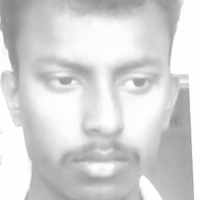
#> input picture dataset/Nafees-21402_1.jpg, 200 x 200 px, given in place of the camera
$ python dataset.py
#> lines starting #> are read from the running program, lines starting #| are printed output that depends on the picture
#> the answer given: dataset/Nafees-21402_1.jpg
#> further down, frame is the input picture: shape (200, 200, 3); min 133, max 255, mean 212.7
import cv2
import numpy as np
import os

# Load Haar Cascade for Face Detection
face_classifier = cv2.CascadeClassifier(
    r"C:/Users/nafee/PycharmProjects/Automatic-Attendance-System/haarcascade_frontalface_default.xml"
)

# Function to Extract Face from Frame
def face_extractor(img):
    gray = cv2.cvtColor(img, cv2.COLOR_BGR2GRAY)
    faces = face_classifier.detectMultiScale(gray, 1.3, 5)
#> faces = [[15, 12, 171, 171]]

    if len(faces) == 0:
        return None

    x, y, w, h = faces[0]
#> x = 15; y = 12; w = 171; h = 171
    return img[y:y + h, x:x + w]
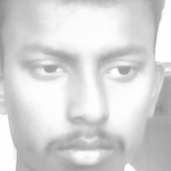
#> returned value: shape (171, 171, 3); min 140, max 255, mean 214.2

# Ensure dataset directory exists
dataset_path = "C:/Users/nafee/PycharmProjects/Automatic-Attendance-System/dataset"
if not os.path.exists(dataset_path):
    os.makedirs(dataset_path)

# Ask for user name before starting
user_name = input("Enter the person's name: ").strip()

# Start Video Capture
cap = cv2.VideoCapture(0)
count = 0

while True:
    ret, frame = cap.read()

    face = face_extractor(frame)
    if face is not None:
        count += 1
        face = cv2.resize(face, (200, 200))
        face = cv2.cvtColor(face, cv2.COLOR_BGR2GRAY)
#> face: shape (200, 200)

        # Save images with a unique filename
        file_name_path = os.path.join(dataset_path, f'{user_name}_{count}.jpg')
        cv2.imwrite(file_name_path, face)

        # Show the captured face
        cv2.putText(face, f"{user_name} {count}", (30, 30), cv2.FONT_HERSHEY_COMPLEX, 1, (0, 255, 0), 2)
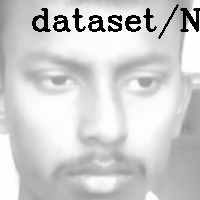
#> face: shape (200, 200); min 0, max 255, mean 205.6
        cv2.imshow('Face Cropper', face)

    else:
        print("Face not found")
        pass

    # Exit Condition: Press 'Enter' or collect 100 samples
    if cv2.waitKey(1) == 13 or count == 100:
#> (key Esc is pressed here)
        break

# Release Camera & Close Windows
cap.release()
cv2.destroyAllWindows()
print(f'✅ Sample Collection Completed for {user_name}!')

$ run again, on dataset/Nafees-21402_10.jpg
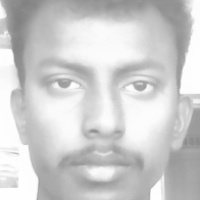
#> input picture dataset/Nafees-21402_10.jpg, 200 x 200 px, given in place of the camera
#> frame is the input picture: shape (200, 200, 3); min 128, max 255, mean 205.4
#> faces = [[21, 16, 163, 163]]
#> x = 21; y = 16; w = 163
#> in face_extractor, `return img[y:y + h, x:x + w]`:
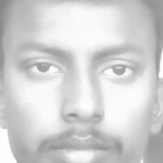
#> returned value: shape (163, 163, 3); min 132, max 255, mean 209.9
#> `cv2.putText(face, f"{user_name} {count}", (30, 30), cv2.FONT_HERSHEY_C..`:
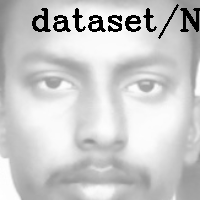
#> face: shape (200, 200); min 0, max 255, mean 201.8
